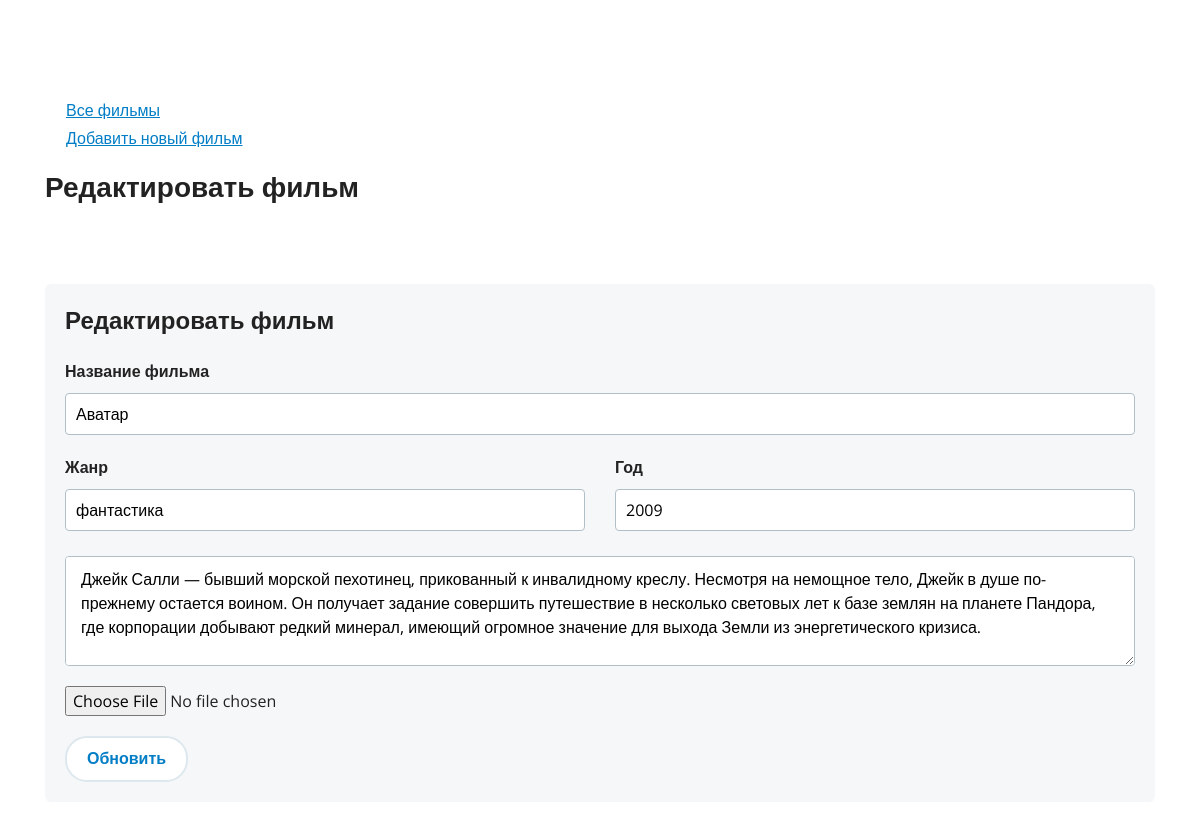
Page /edit.php?id=2 on the committed database.
### tables this page shows
CREATE TABLE `films` (
  `id` int(11) NOT NULL,
  `title` text NOT NULL,
  `genre` text NOT NULL,
  `year` int(11) NOT NULL,
  `description` text NOT NULL,
  `photo` char(255) NOT NULL
);

### edit.php (called while the page is built, shortened)
<?php
$link = db_connect();
require('models/films.php');
$film = get_film($link, $_GET['id']);
include('views/head.tpl.php');
include('views/edit-film.tpl.php');
include('views/footer.tpl.php');
?>

### models/films.php (called while the page is built, shortened)
<?php
function get_film($link, $id){
	$query = "SELECT * FROM films WHERE id = ' " . mysqli_real_escape_string($link, $id) . "' LIMIT 1";
	$result = mysqli_query($link, $query);
	if ($result = mysqli_query($link, $query)) {
		$film = mysqli_fetch_array($result);
	}
	return $film;
}
?>

### views/edit-film.tpl.php (the view, shortened to what this page needs)
<h1 class="title-1">Редактировать фильм</h1>
<div class="panel-holder mt-80 mb-40">
	<div class="title-3 mt-0">Редактировать фильм</div>
	<form enctype="multipart/form-data" action="edit.php?id=<?=$film['id']?>" method="POST">
		<div class="form-group"><label class="label">Название фильма<input class="input" name="title" type="text" placeholder="Такси 2" value="<?=$film['title']?>" /></label></div>
		<div class="row">
			<div class="col">
				<div class="form-group"><label class="label">Жанр<input class="input" value="<?=$film['genre']?>" name="genre" type="text" placeholder="комедия" /></label></div>
			</div>
			<div class="col">
				<div class="form-group"><label class="label">Год<input class="input" name="year" type="text" placeholder="2000" value="<?=$film['year']?>" /></label></div>
			</div>
		</div>
		<textarea name="description" class="textarea mb-20" placeholder="Введите описание фильма"><?=@$film['description']?></textarea>
		<div class="mb-20">
			<input type="file" name="photo">
		</div>
		<input class="button" type="submit" name="update-film" value="Обновить" />
	</form>
</div>
</div>

### rows in the picture
films: title "Аватар", genre "фантастика", year "2009", description "Джейк Салли — бывший морской пехотинец, прикованный к инвалидному креслу. Несмотря на немощное тело, Джейк в душе по-прежнему остается воином. Он получает задание совершить путешествие в несколько световых лет к базе землян на планете Пандора, где корпорации добывают редкий минерал, имеющий огромное значение для выхода Земли из энергетического кризиса."
